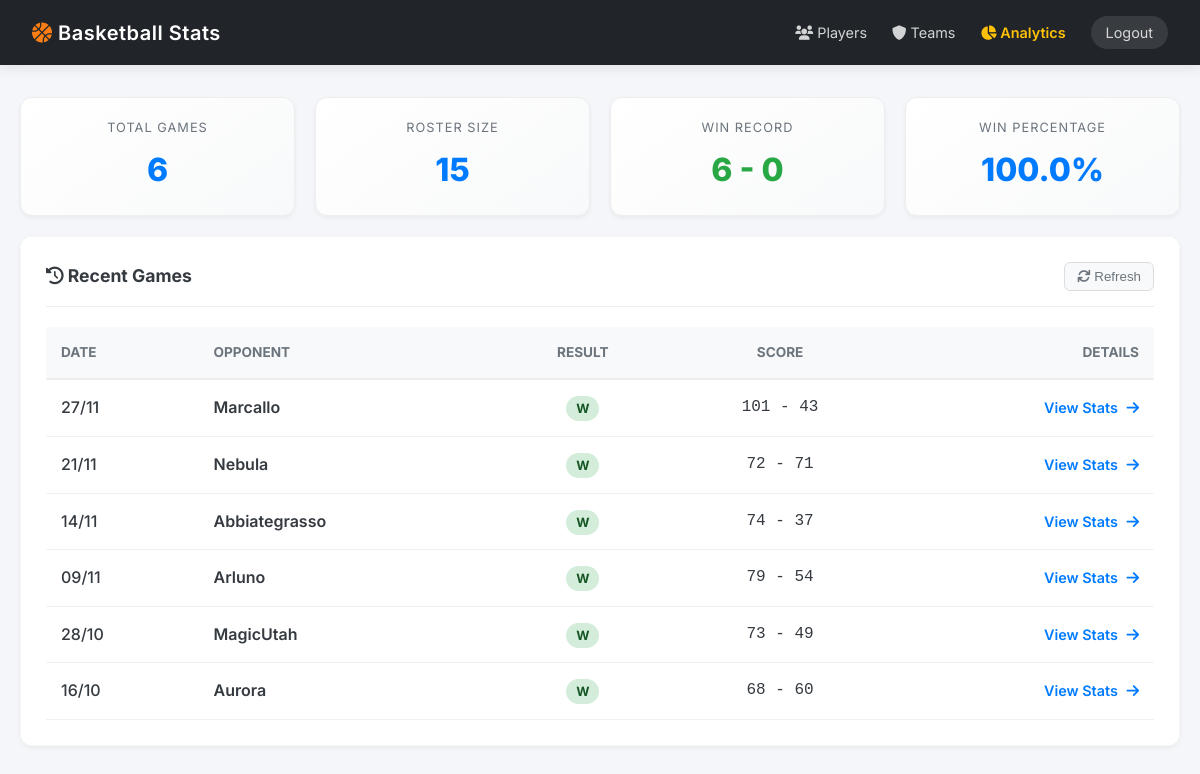
The page / (signed in) on the database its author committed.
### core/models.py (models this page shows)
class Game(db.Model):
    __tablename__ = "games"
    id = db.Column(db.Integer, primary_key=True)
    date = db.Column(db.String(10), nullable=False)
    opponent = db.Column(db.String(100), nullable=False)
    team_score = db.Column(db.Integer, nullable=False)
    opponent_score = db.Column(db.Integer, nullable=False)
    result = db.Column(db.String(1), nullable=False)
    game_type = db.Column(db.String(20), nullable=False)
    sort_date = db.Column(db.String(10), nullable=False)
    @property
    def score_display(self):
        return f"{self.team_score} - {self.opponent_score}"

### web/routes/main.py (the view)
@main_bp.route("/")
@login_required
def index():
    games = Game.query.order_by(Game.sort_date.desc()).all()
    total_games = len(games)
    total_players = db.session.query(PlayerStat.player_name).distinct().count()
    wins = sum(1 for g in games if g.result == "W")
    losses = sum(1 for g in games if g.result == "L")
    return render_template(
        "index.html",
        games=games,
        stats={
            "games": total_games,
            "players": total_players,
            "wins": wins,
            "losses": losses,
        },
    )

### web/__init__.py (called while the page is built)
def create_app(config_name: str = None) -> Flask:
    app = Flask(__name__)
    config = get_config(config_name)
    app.config.from_object(config)
    setup_logging(app, config)
    db.init_app(app)
    bcrypt.init_app(app)
    csrf.init_app(app)
    cache.init_app(app)
    limiter.init_app(app)
    login_manager.init_app(app)
    login_manager.login_view = "auth.login"
    login_manager.login_message = "Please log in to access this page."
    login_manager.login_message_category = "info"
    @login_manager.user_loader
    def load_user(user_id):
        return User.query.get(int(user_id))
    register_blueprints(app)
    return app

### web/templates/index.html (shortened to what this page needs)
<!doctype html>
<html lang="en">
    <head>
        <link
            rel="stylesheet"
            href="{{ url_for('static', filename='css/style.css') }}"
        />
        <link
            rel="stylesheet"
            href="https://cdnjs.cloudflare.com/ajax/libs/font-awesome/6.0.0/css/all.min.css"
        />
    </head>
    <body>
        <div class="header">
            <h1>
                <i class="fas fa-basketball-ball" style="color: #fd7e14"></i>
                Basketball Stats
            </h1>
            <div style="display: flex; gap: 25px; align-items: center">
                <a href="{{ url_for('main.players') }}"
                    ><i class="fas fa-users"></i> Players</a
                >
                <a href="{{ url_for('main.teams') }}"
                    ><i class="fas fa-shield-alt"></i> Teams</a
                >
                <a
                    href="{{ url_for('analytics.dashboard') }}"
                    style="color: #ffc107; font-weight: 600"
                    ><i class="fas fa-chart-pie"></i> Analytics</a
                >
                <a
                    href="{{ url_for('auth.logout') }}"
                    style="
                        background: rgba(255, 255, 255, 0.1);
                        padding: 5px 15px;
                        border-radius: 20px;
                    "
                    >Logout</a
                >
            </div>
        </div>
        <div class="container">
            <div class="metrics-row">
                <div class="metric-card">
                    <div class="label">Total Games</div>
                    <div class="value">{{ stats.games }}</div>
                </div>
                <div class="metric-card">
                    <div class="label">Roster Size</div>
                    <div class="value">{{ stats.players }}</div>
                </div>
                <div class="metric-card">
                    <div class="label">Win Record</div>
                    <div
                        class="value"
                        style="color: {{ 'var(--success)' if stats.wins > stats.losses else 'var(--primary)' }}"
                    >
                        {{ stats.wins }} - {{ stats.losses }}
                    </div>
                </div>
                <div class="metric-card">
                    <div class="label">Win Percentage</div>
                    <div class="value">
                        {% if stats.games > 0 %} {{ (stats.wins / stats.games *
                        100)|round(1) }}% {% else %} 0% {% endif %}
                    </div>
                </div>
            </div>
            <div class="panel">
                <div class="panel-header">
                    <h3><i class="fas fa-history"></i> Recent Games</h3>
                    <button
                        onclick="window.location.reload()"
                        style="
                            background: #f8f9fa;
                            border: 1px solid #ddd;
                            padding: 6px 12px;
                            border-radius: 6px;
                            cursor: pointer;
                            color: var(--text-muted);
                        "
                    >
                        <i class="fas fa-sync"></i> Refresh
                    </button>
                </div>
                <div style="overflow-x: auto">
                    <table style="width: 100%; border-collapse: collapse">
                        <thead>
                            <tr
                                style="
                                    background: #f8f9fa;
                                    border-bottom: 2px solid #eee;
                                "
                            >
                                <th
                                    style="
                                        padding: 15px;
                                        text-align: left;
                                        color: var(--text-muted);
                                        font-size: 0.85rem;
                                        text-transform: uppercase;
                                    "
                                >
                                    Date
                                </th>
                                <th
                                    style="
                                        padding: 15px;
                                        text-align: left;
                                        color: var(--text-muted);
                                        font-size: 0.85rem;
                                        text-transform: uppercase;
                                    "
                                >
                                    Opponent
                                </th>
                                <th
                                    style="
                                        padding: 15px;
                                        text-align: center;
                                        color: var(--text-muted);
                                        font-size: 0.85rem;
                                        text-transform: uppercase;
                                    "
                                >
                                    Result
                                </th>
                                <th
                                    style="
                                        padding: 15px;
                                        text-align: center;
                                        color: var(--text-muted);
                                        font-size: 0.85rem;
                                        text-transform: uppercase;
                                    "
                                >
                                    Score
                                </th>
                                <th
                                    style="
                                        padding: 15px;
                                        text-align: right;
                                        color: var(--text-muted);
                                        font-size: 0.85rem;
                                        text-transform: uppercase;
                                    "
                                >
                                    Details
                                </th>
                            </tr>
                        </thead>
                        <tbody>
                            {% for game in games %}
                            <tr
                                style="
                                    border-bottom: 1px solid #f1f1f1;
                                    transition: background 0.2s;
                                "
                            >
                                <td style="padding: 15px; font-weight: 500">
                                    {{ game.date }}
                                </td>
                                <td
                                    style="
                                        padding: 15px;
                                        font-weight: 600;
                                        color: var(--text-main);
                                    "
                                >
                                    {{ game.opponent }}
                                </td>
                                <td style="padding: 15px; text-align: center">
                                    <span
                                        style="padding: 5px 10px; border-radius: 20px; font-size: 0.8rem; font-weight: 700;
                                      background: {{ '#d4edda' if game.result == 'W' else '#f8d7da' }};
                                      color: {{ '#155724' if game.result == 'W' else '#721c24' }};"
                                    >
                                        {{ game.result }}
                                    </span>
                                </td>
                                <td
                                    style="
                                        padding: 15px;
                                        text-align: center;
                                        font-family: monospace;
                                        font-size: 1rem;
                                    "
                                >
                                    {{ game.score_display }}
                                </td>
                                <td style="padding: 15px; text-align: right">
                                    <a
                                        href="{{ url_for('main.game_detail', game_id=game.id) }}"
                                        style="
                                            color: var(--primary);
                                            text-decoration: none;
                                            font-weight: 600;
                                            font-size: 0.9rem;
                                        "
                                    >
                                        View Stats
                                        <i
                                            class="fas fa-arrow-right"
                                            style="margin-left: 5px"
                                        ></i>
                                    </a>
                                </td>
                            </tr>
                            {% endfor %}
                        </tbody>
                    </table>
                </div>
            </div>
        </div>
    </body>
</html>

### web/static/css/style.css (style rules this page uses)
:root { --primary: #007bff; --primary-dark: #0056b3; --secondary: #6c757d; --success: #28a745; --bg-body: #f4f6f9; --bg-card: #ffffff; --text-main: #343a40; --text-muted: #6c757d; --border-radius: 12px; --shadow-sm: 0 2px 4px rgba(0, 0, 0, 0.05); --shadow-md: 0 4px 12px rgba(0, 0, 0, 0.08); }
* { box-sizing: border-box; margin: 0; padding: 0; }
body { font-family: "Inter", -apple-system, BlinkMacSystemFont, "Segoe UI", Roboto, sans-serif; background-color: var(--bg-body); color: var(--text-main); line-height: 1.6; padding-bottom: 40px; }
.header { background: #212529; color: white; padding: 1rem 2rem; display: flex; justify-content: space-between; align-items: center; box-shadow: var(--shadow-md); position: sticky; top: 0; z-index: 1000; }
.header h1 { font-size: 1.25rem; font-weight: 600; letter-spacing: 0.5px; }
.header a { color: rgba(255, 255, 255, 0.8); text-decoration: none; font-size: 0.9rem; transition: 0.2s; }
.container { max-width: 1400px; margin: 2rem auto; padding: 0 20px; }
.panel { background: var(--bg-card); padding: 25px; border-radius: var(--border-radius); box-shadow: var(--shadow-sm); margin-bottom: 25px; border: 1px solid rgba(0, 0, 0, 0.03); }
.panel-header { display: flex; justify-content: space-between; align-items: center; margin-bottom: 20px; border-bottom: 1px solid #eee; padding-bottom: 15px; }
.panel h3 { font-size: 1.1rem; color: var(--text-main); font-weight: 700; margin: 0; }
.metrics-row { display: flex; gap: 20px; margin-bottom: 20px; }
.metric-card { flex: 1; background: linear-gradient(145deg, #ffffff, #f8f9fa); padding: 20px; border-radius: var(--border-radius); text-align: center; border: 1px solid #eee; box-shadow: var(--shadow-sm); }
.metric-card .label { font-size: 0.8rem; text-transform: uppercase; letter-spacing: 1px; color: var(--text-muted); margin-bottom: 5px; }
.metric-card .value { font-size: 2rem; font-weight: 800; color: var(--primary); }

### rows shown on the page
Game: date "27/11", opponent "Marcallo", result "W", score_display "101 - 43"
Game: date "21/11", opponent "Nebula", result "W", score_display "72 - 71"
Game: date "14/11", opponent "Abbiategrasso", result "W", score_display "74 - 37"
Game: date "09/11", opponent "Arluno", result "W", score_display "79 - 54"
Game: date "28/10", opponent "MagicUtah", result "W", score_display "73 - 49"
Game: date "16/10", opponent "Aurora", result "W", score_display "68 - 60"

### other values the page prints
{{ stats.games }} "6"
{{ stats.players }} "15"
{{ stats.wins }} "6"
{{ stats.losses }} "0"
{{ (stats.wins / stats.games *
                        100)|round(1) }} "100.0"
